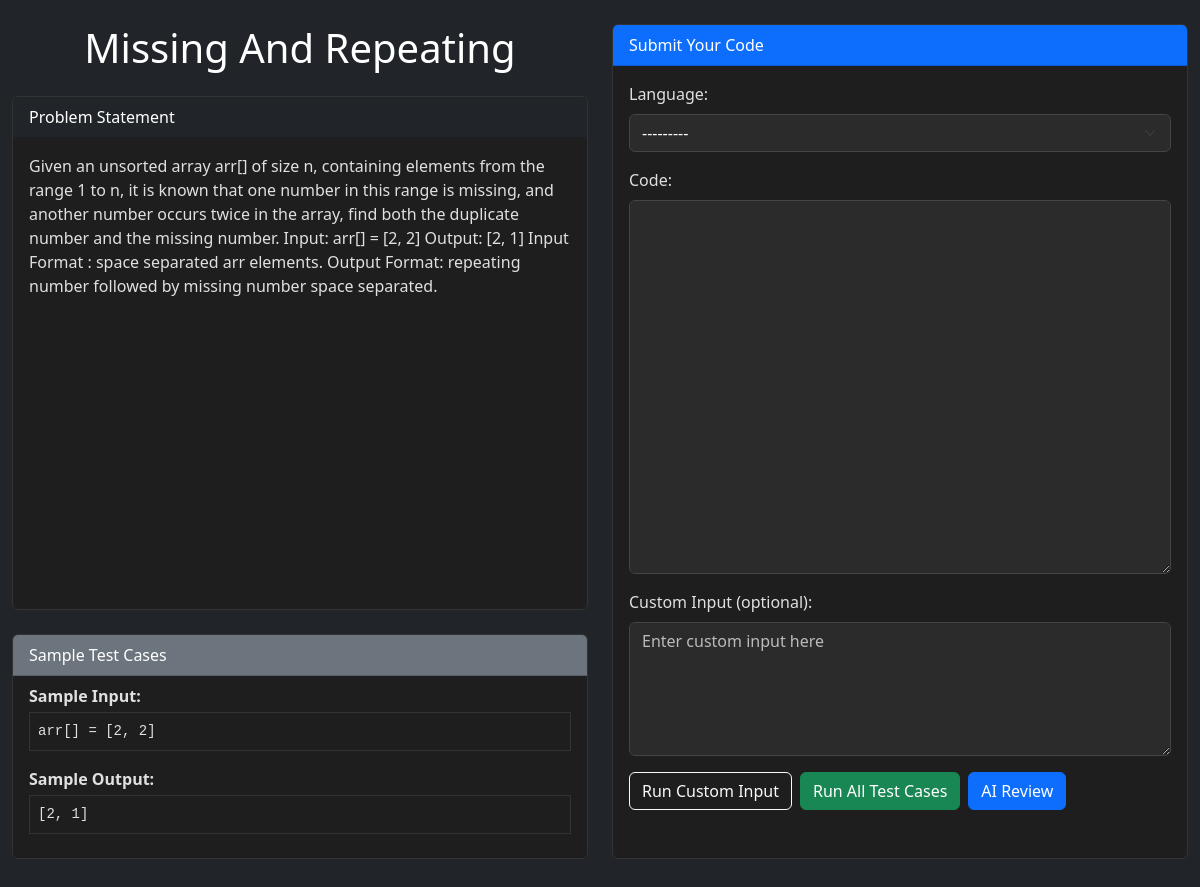
Page /problems/3/ on the committed database.
### problems/models.py (models this page shows, shortened)
class Problem(models.Model):
    title = models.CharField(max_length=200)
    slug = models.SlugField(unique=True)  # for cleaner URLs
    statement = models.TextField()
    input_format = models.TextField()
    output_format = models.TextField()
    constraints = models.TextField()
    sample_input = models.TextField()
    sample_output = models.TextField()

### problems/views.py (the view)
# urls.py: path('<int:problem_id>/',        problem_detail, name='problem_detail'),
def problem_detail(request, problem_id):
    problem = get_object_or_404(Problem, id=problem_id)
    form = CodeSubmissionForm()
    return render(request, 'problems/problem_detail.html', {
        'problem': problem,
        'form': form,
        'testcases': TestCase.objects.filter(problem=problem),
        'submission': None,
    })

### compiler/forms.py
class CodeSubmissionForm(forms.ModelForm):
    class Meta:
        model = CodeSubmission
        fields = ['language', 'code', 'input_data']
        widgets = {
            'language': forms.Select(attrs={'id': 'id_language'}),
            'code': forms.Textarea(attrs={'rows': 10}),
            'input_data': forms.Textarea(attrs={'rows': 3}),
        }

### templates/problems/problem_detail.html (shortened to what this page needs)
{% load static %}
{% load widget_tweaks %}
<!DOCTYPE html>
<html>
<head>
  <link href="https://cdn.jsdelivr.net/npm/bootstrap@5.3.0/dist/css/bootstrap.min.css" rel="stylesheet">
</head>
<body class="bg-dark text-white">
  <div class="container-fluid my-4">
    <div class="row g-4 align-items-stretch">
      <div class="col-lg-6 d-flex flex-column">
        <h1 class="mb-4 text-center">{{ problem.title }}</h1>
        <div class="card mb-4 flex-grow-1 h-100">
          <div class="card-header bg-dark text-white">Problem Statement</div>
          <div class="card-body">
            <p>{{ problem.statement }}</p>
          </div>
        </div>
        <div class="card mb-4">
          <div class="card-header bg-secondary text-white">Sample Test Cases</div>
          <ul class="list-group list-group-flush">
            {% if problem.sample_input or problem.sample_output %}
              <li class="list-group-item" style="background-color: #1e1e1e; color: #e0e0e0;">
                {% if problem.sample_input %}
                  <div><strong>Sample Input:</strong></div>
                  <pre style="background-color: #1e1e1e; color: #e0e0e0; padding: 0.5rem; border: 1px solid #333; white-space: pre-wrap; margin-top: 0.25rem;">{{ problem.sample_input }}</pre>
                {% endif %}
                {% if problem.sample_output %}
                  <div class="mt-2"><strong>Sample Output:</strong></div>
                  <pre style="background-color: #1e1e1e; color: #e0e0e0; padding: 0.5rem; border: 1px solid #333; white-space: pre-wrap; margin-top: 0.25rem;">{{ problem.sample_output}}</pre>
                {% endif %}
              </li>
            {% endif %}
          </ul>
        </div>
      </div>
      <div class="col-lg-6 d-flex flex-column">
        <div class="card mb-4 flex-grow-1">
          <div class="card-header bg-primary text-white">Submit Your Code</div>
          <div class="card-body">
            <form method="post" action="{% url 'submit_code' problem.id %}">
              <div class="mb-3">
                <label for="id_language" class="form-label">Language:</label>
                {{ form.language|add_class:"form-select" }}
              </div>
              <div class="mb-3">
                <label for="code" class="form-label">Code:</label>
                <textarea id="code" name="code" rows="15" class="form-control">{{ form.code.value|default:"" }}</textarea>
              </div>
              <div class="mb-3">
                <label for="input_data" class="form-label">Custom Input (optional):</label>
                <textarea id="input_data" name="input_data" rows="5" class="form-control" placeholder="Enter custom input here">{{ form.input_data.value|default:"" }}</textarea>
              </div>
              <div class="d-flex flex-wrap gap-2">
                <button type="submit" name="action" value="custom" class="btn btn-outline-light">Run Custom Input</button>
                <button type="submit" name="action" value="run_all" class="btn btn-success">Run All Test Cases</button>
                <button type="button" id="ai-review-btn" class="btn btn-primary">AI Review</button>
              </div>
            </form>
          </div>
        </div>
      </div>
    </div>
  </div>
</body>
</html>

### templates/problems/problem_detail.html (style rules this page uses)
body { background-color: #121212; color: #e0e0e0; }
.card { background-color: #1e1e1e; color: #e0e0e0; border-color: #333; }
.form-control, .form-select { background-color: #2b2b2b; color: #fff; border: 1px solid #444; }
.form-control::placeholder { color: #bbbbbb; }
pre { background-color: #2c2c2c; color: #f0f0f0; }

### rows in the picture
Problem: title "Missing And Repeating", statement "Given an unsorted array arr[] of size n, containing elements from the range 1 to n, it is known that one number in this range is missing, and another number occurs twice in the array, find both the duplicate number and the missing number. Input: arr[] = [2, 2] Output: [2, 1] Input Format : space separated arr elements. Output Format: repeating number followed by missing number space separated.", sample_input "arr[] = [2, 2]", sample_output "[2, 1]"
